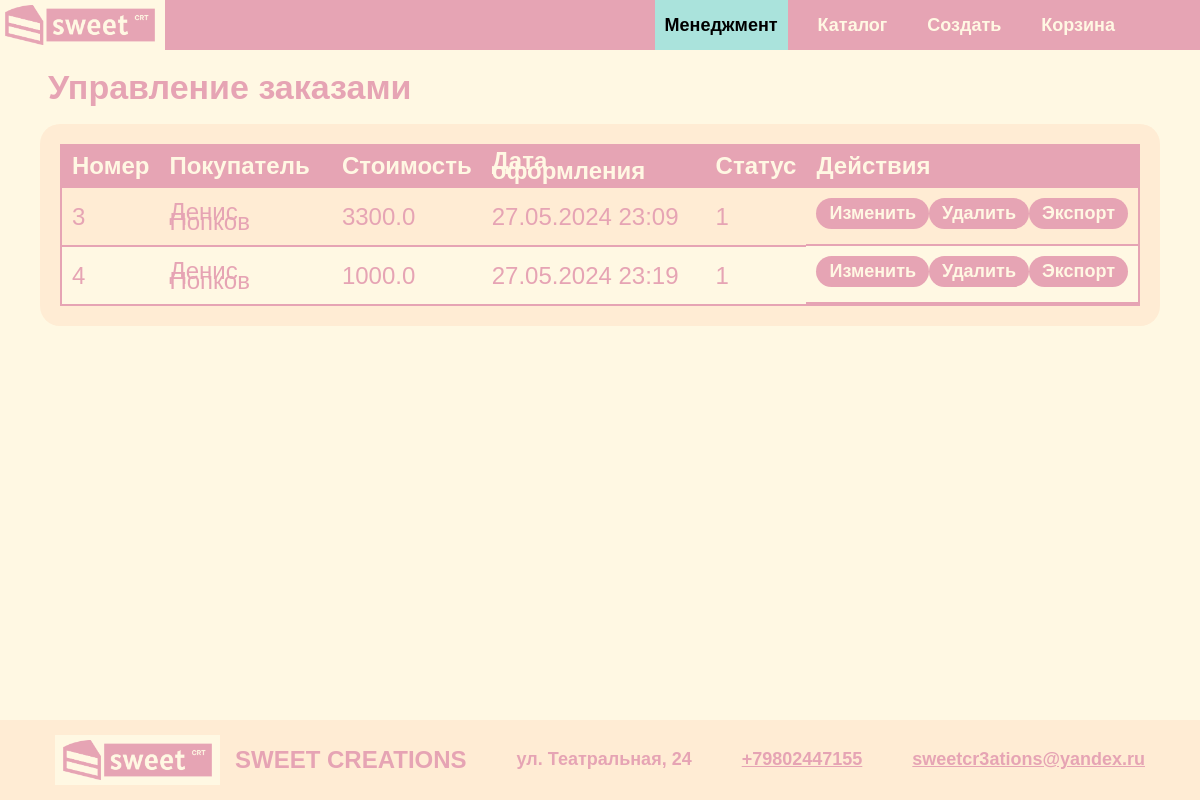
Before: /staff/orders/ (signed in) with the older database file.
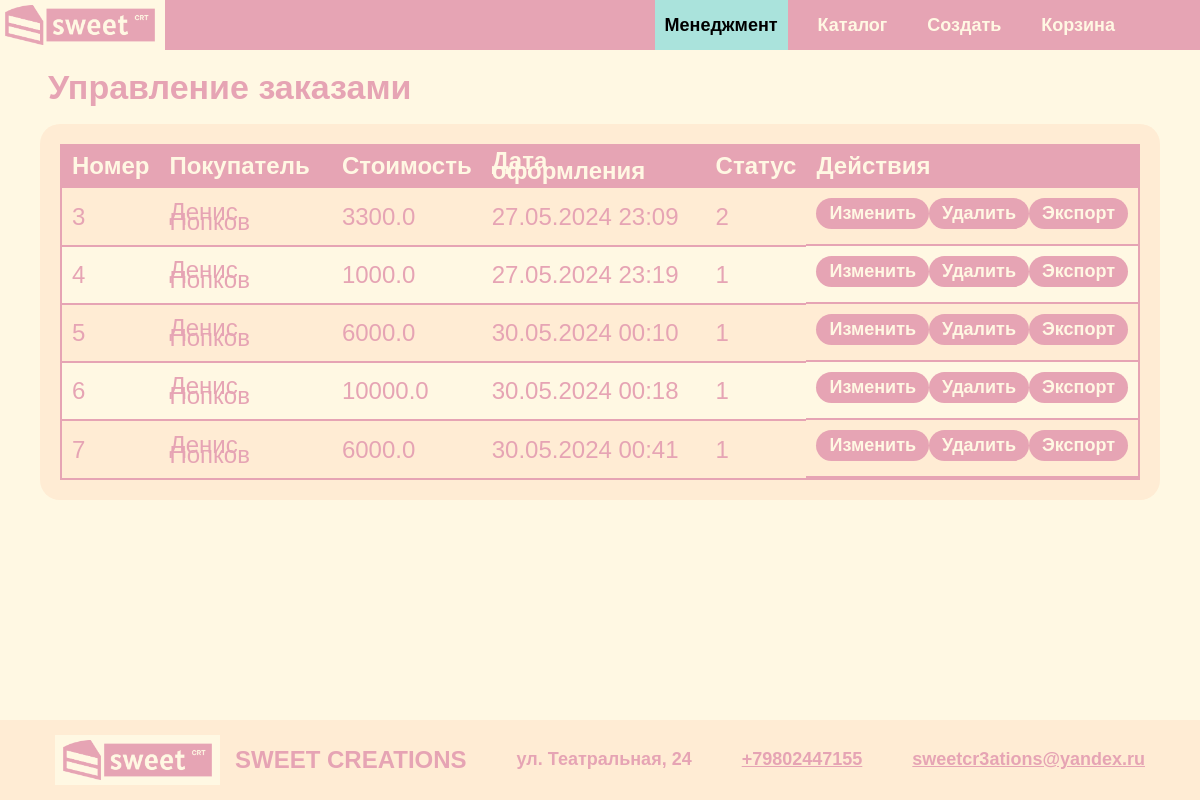
After: the same page with the newer database file.
### main/models.py (models this page shows, shortened)
class Order(models.Model):
    order_id = models.AutoField(db_column='order_ID', primary_key=True)
    date = models.TextField()
    delivery_date = models.TextField()
    price = models.FloatField()
    delivery_address = models.TextField()
    status = models.TextField()
    user = models.ForeignKey('User', models.DO_NOTHING, db_column='user_ID', null=True, blank=True)
    class Meta:
        db_table = 'Order'

class User(AbstractBaseUser, PermissionsMixin):
    user_id = models.AutoField(db_column='user_ID', primary_key=True)
    first_name = models.TextField()
    password = models.TextField()
    email = models.EmailField(unique=True)
    last_name = models.TextField()
    date_birth = models.DateField()
    phone_number = models.CharField(max_length=15, unique=True)
    is_superuser = models.BooleanField(default=False)
    is_staff = models.BooleanField(default=False)
    objects = UserManager()
    USERNAME_FIELD = 'email'
    REQUIRED_FIELDS = ['first_name', 'last_name', 'date_birth', 'phone_number']
    class Meta:
        db_table = 'User'
    def get_full_name(self):
        return f"{self.first_name} {self.last_name}"

### main/views.py (the view)
# urls.py: path('staff/orders/', manage_orders, name='manage_orders'),
@login_required
@user_passes_test(staff_required)
def manage_orders(request):
    orders = Order.objects.all()
    return render(request, 'staff/manage_orders.html', {'orders': orders})

### main/templatetags/custom_filters.py (called while the page is built)
@register.filter(name='format_date')
def format_date(value, date_format="%d.%m.%Y %H:%M"):
    if isinstance(value, datetime.datetime):
        return value.strftime(date_format)
    if isinstance(value, str):
        try:
            dt_value = datetime.datetime.fromisoformat(value)
            return dt_value.strftime(date_format)
        except ValueError:
            return value
    return value

### main/views.py (called while the page is built)
def staff_required(user):
    return user.is_staff

### main/templates/staff/manage_orders.html
{% extends 'main/base.html' %}
{% load static %}
{% load custom_filters %}
{% block content %}
    <h2 class="manage-title">Управление заказами</h2>
    <div class="table-container">
    <table class="manage-table">
        <tr>
            <th>Номер</th>
            <th>Покупатель</th>
            <th>Стоимость</th>
            <th>Дата оформления</th>
            <th>Статус</th>
            <th>Действия</th>
        </tr>
        {% for order in orders %}
        <tr>
            <td>{{ order.order_id }}</td>
            <td>{{ order.user.get_full_name }}</td>
            <td>{{ order.price }}</td>
            <td>{{ order.date|format_date }}</td>
            <td>{{ order.status }}</td>
            <td class="action-td">
                <a class="manage-action-button" href="{% url 'edit_order' order.order_id %}">Изменить</a>
                <a class="manage-action-button" href="{% url 'delete_order' order.order_id %}">Удалить</a>
                <a class="manage-action-button" href="{% url 'export_order_to_txt' order.order_id %}">Экспорт</a>
            </td>
        </tr>
        {% empty %}
        <tr>
            <td colspan="4">Заказы не найдены.</td>
        </tr>
        {% endfor %}
    </table>
    </div>
{% endblock %}

Changed rows visible on the page:
changed Order id 3: status "1" → "2"
added Order: order_id "5", user.get_full_name "Денис Попков", price "6000.0", date "30.05.2024 00:10", status "1"
added Order: order_id "6", user.get_full_name "Денис Попков", price "10000.0", date "30.05.2024 00:18", status "1"
added Order: order_id "7", user.get_full_name "Денис Попков", price "6000.0", date "30.05.2024 00:41", status "1"
